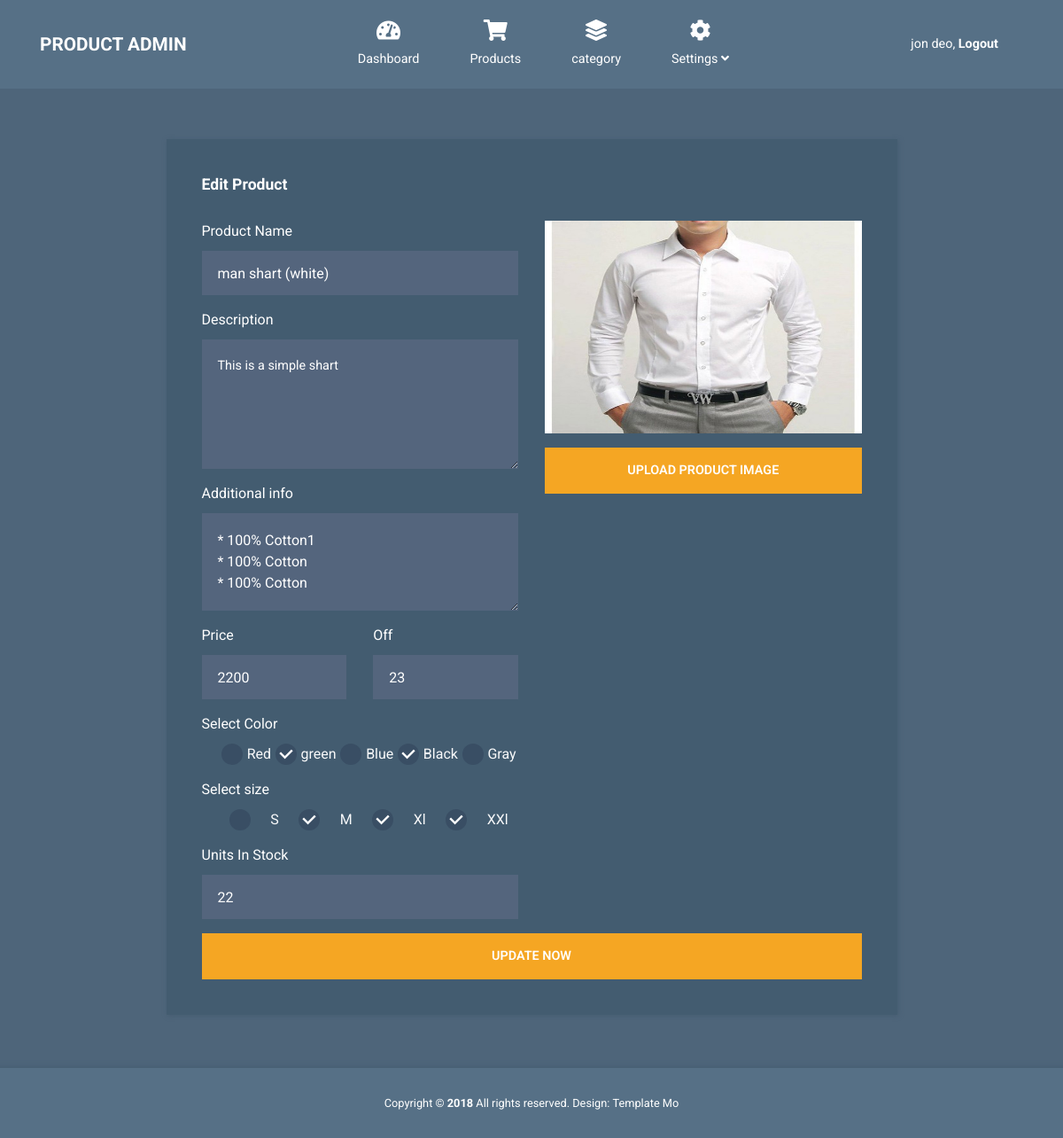
Page /admin/edit-product.php?pid=30 (signed in) on the committed database.
### tables this page shows
CREATE TABLE `pdetails` (
  `did` int(11) NOT NULL,
  `pid` int(11) DEFAULT NULL,
  `adate` datetime NOT NULL DEFAULT current_timestamp(),
  `rv` int(11) DEFAULT 0,
  `dis` varchar(500) DEFAULT NULL,
  `addinfo` varchar(100) DEFAULT NULL,
  `mupp` varchar(50) DEFAULT NULL,
  `color` varchar(40) DEFAULT NULL,
  `size` varchar(15) DEFAULT NULL,
  `sold` int(11) NOT NULL DEFAULT 0
);

CREATE TABLE `product` (
  `pid` int(11) NOT NULL,
  `pcode` varchar(20) DEFAULT NULL,
  `pname` varchar(100) DEFAULT NULL,
  `price` int(11) NOT NULL,
  `off` int(11) NOT NULL,
  `pp` varchar(100) DEFAULT NULL,
  `stock` int(11) DEFAULT NULL,
  `catagory` varchar(6) NOT NULL,
  `m` int(11) NOT NULL DEFAULT 0,
  `s` int(11) NOT NULL DEFAULT 0,
  `su` int(11) NOT NULL DEFAULT 0
);

### admin/edit-product.php (the view, shortened to what this page needs)
<?php include 'header.php';
if(!isset($_GET['pid'])){
  echo '<script>window.location.replace("'.$domain.'/admin")</script>';
}else{
  $pid=$_GET['pid'];
  $quer=$conn->prepare("select * from product inner join pdetails on product.pid = pdetails.pid where product.pid=:pid");
  $quer->bindParam(":pid",$pid);
  $quer->execute();
  $res=$quer->fetchAll(PDO::FETCH_ASSOC);
}
?>
<div class="container tm-mt-big tm-mb-big">
      <div class="row">
        <div class="col-xl-9 col-lg-10 col-md-12 col-sm-12 mx-auto">
          <div class="tm-bg-primary-dark tm-block tm-block-h-auto">
            <div class="row">
              <div class="col-12">
                <h2 class="tm-block-title d-inline-block">Edit Product</h2>
              </div>
            </div>
            <div class="row tm-edit-product-row">
              <div class="col-xl-6 col-lg-6 col-md-12">
                <form id="upform" class="tm-edit-product-form">
                  <div class="form-group mb-3">
                    <label
                      for="pname"
                      >Product Name
                    </label>
                    <input
                      id="pname"
                      name="pname"
                      type="text"
                      value="<?php echo $res[0]['pname']?>"
                      class="form-control validate"
                    />
                  </div>
                  <div class="form-group mb-3">
                    <label
                      for="description"
                      >Description</label
                    >
                    <textarea
                      name="des"
                      id="des"
                      class="form-control validate tm-small"
                      rows="5"
                      required
                    ><?php echo $res[0]['dis']?></textarea>
                  </div>
                  <div class="form-group mb-3">
                  <label for="ainfo">Additional info</label>
                  <textarea class="form-control validate" rows="3" id="ainfo" name="ainfo" required><?php echo $res[0]['addinfo']?></textarea>
                </div>
                  <div class="row">
                  <div class="form-group mb-3 col-xs-12 col-sm-6">
                    <label for="price">Price
                    </label>
                    <input id="price" name="price" type="number" value="<?php echo $res[0]['price']?>" class="form-control validate" data-large-mode="true" required/>
                  </div>
                  <div class="form-group mb-3 col-xs-12 col-sm-6">
                    <label for="off">Off
                    </label>
                    <input id="off" name="off" type="number" value="<?php echo $res[0]['off']?>" class="form-control validate" required />
                  </div>
                </div>
                <div class="row">
                  <div class="form-group mb-3 col-12">
                    <label for="scolor">Select Color
                    </label>
                    <div class="form-check d-flex justify-content-around overflow-auto text-light">
                    <?php
                    $color=explode(",",$res[0]['color']);
                    $size=explode(",",$res[0]['size']);
                    ?>
                    <input type="checkbox" name="scolor" class="scolor" <?php if(in_array("Red",$color)){echo "checked";}?> value="Red">Red<br>
                    <input type="checkbox" name="scolor" class="scolor" <?php if(in_array("green",$color)){echo "checked";}?> value="green">green<br>
                    <input type="checkbox" name="scolor" class="scolor" <?php if(in_array("Blue",$color)){echo "checked";}?> value="Blue">Blue<br>
                    <input type="checkbox" name="scolor" class="scolor" <?php if(in_array("Black",$color)){echo "checked";}?> value="Black">Black<br>
                    <input type="checkbox" name="scolor" class="scolor" <?php if(in_array("Green",$color)){echo "checked";}?> value="Gray">Gray<br>
                    </div>
                  </div>
                  <div class="form-group mb-3 col-12">
                    <label for="ssize">Select size
                    </label>
                    <div class="form-check d-flex justify-content-around overflow-auto text-light">
                    <input type="checkbox" name="size" class="size" <?php if(in_array("S",$size)){echo "checked";}?> value="S">S<br>
                    <input type="checkbox" name="size" class="size" <?php if(in_array("M",$size)){echo "checked";}?> value="M">M<br>
                    <input type="checkbox" name="size" class="size" <?php if(in_array("XL",$size)){echo "checked";}?> value="XL">Xl<br>
                    <input type="checkbox" name="size" class="size" <?php if(in_array("XXl",$size)){echo "checked";}?> value="XXl">XXl<br>
                    </div>
                  </div>
                  <div class="form-group mb-3 col-12">
                    <label for="stock">Units In Stock
                    </label>
                    <input id="stock" name="stock" type="number" value="<?php echo $res[0]['stock']?>" class="form-control validate" required />
                  </div>
                </div>
              </div>
              <div class="col-xl-6 col-lg-6 col-md-12 mx-auto mb-4">
              <div class="tm-product-img-dummy mx-auto">
                <img id="blah" src="<?php echo "img/products/". $res[0]['pp']?>" alt=" ">
              </div>
              <div class="custom-file mt-3 mb-3">
                <input type="button" class="btn btn-primary btn-block mx-auto" value="UPLOAD PRODUCT IMAGE"
                  onclick="document.getElementById('imgInp').click();" required />
              </div>
              </div>
              <div class="col-12">
                <button type="submit" class="btn btn-primary btn-block text-uppercase">Update Now</button>
              </div>
            </div>
          </div>
        </div>
      </div>
    </div>
<?php include 'footer.php'?>

### admin/css/templatemo-style.css (style rules this page uses)
html { font-size: 16px; overflow-x: hidden; }
body { font-family: Roboto, Helvetica, Arial, sans-serif; background-color: #4e657a; overflow-x: hidden; }
.tm-mt-big { margin-top: 57px; }
.tm-mb-big { margin-bottom: 60px; }
.tm-block { padding: 40px; -webkit-box-shadow: 1px 1px 5px 0 #455c71; -moz-box-shadow: 1px 1px 5px 0 #455c71; box-shadow: 1px 1px 5px 0 #455c71; min-height: 350px; height: 100%; max-height: 450px; }
.tm-block-h-auto { min-height: 1px; max-height: none; height: auto; }
.tm-block-title { font-size: 1.1rem; font-weight: 700; color: #fff; margin-bottom: 30px; }
.tm-small { font-size: 90%; }
.form-control { background-color: #54657d; color: #fff; border: 0; }
.form-group label { color: #fff; margin-bottom: 10px; }
.form-control { padding: 19px 18px; border-radius: 0; height: 50px; }
.form-group { margin-bottom: 15px; }
.btn { border-radius: 0; padding: 13px 28px; transition: all 0.2s ease; max-width: 100%; }
.btn-primary { color: #fff; background-color: #f5a623; border: 2px solid #f5a623; font-size: 90%; font-weight: 600; }
.tm-bg-primary-dark { background-color: #435c70; }
input[type="checkbox"] { cursor: pointer; -webkit-appearance: none; appearance: none; background-color: #394e64; background-position: center; border-radius: 50%; box-sizing: border-box; position: relative; box-sizing: content-box; width: 24px; height: 24px; transition: all 0.1s linear; }
input[type="checkbox"]:checked { background: url(../img/check-mark.png) #394e64 center no-repeat; }
.tm-product-img-dummy { max-width: 100%; height: 240px; display: flex; align-items: center; justify-content: center; color: #fff; background: #aaa; }

### admin/css/custom.css (style rules this page uses)
.tm-product-img-dummy img { height: 100%; width: 100%; }

### rows in the picture
pdetails: pname "man shart (white)", des "This is a simple shart", ainfo "* 100% Cotton1 * 100% Cotton * 100% Cotton", price "2200", off "23", color "☑", size "☑", stock "22", pid.pp (picture)

### other values in the picture
$_SESSION['name'] "jon deo"
